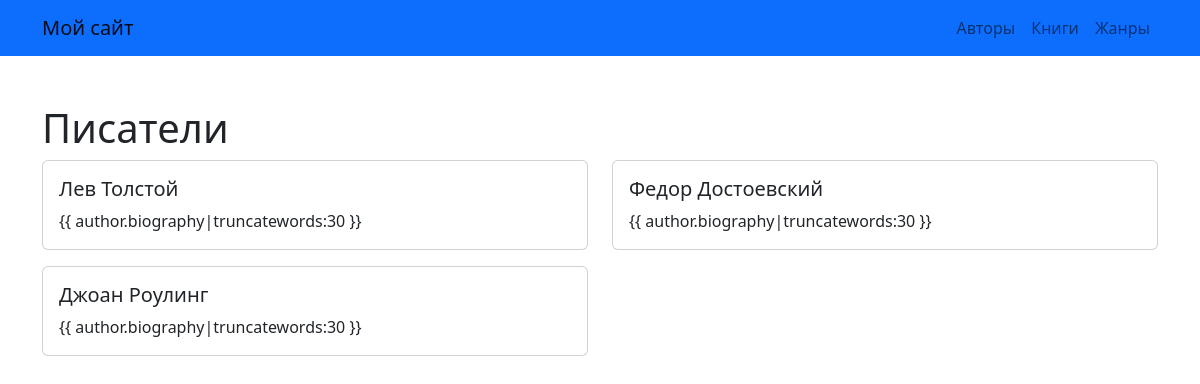
Screenshot of /authors/ with the database file from the repository.
### myapp/models.py (models this page shows)
class Author(models.Model):
    first_name = models.CharField(max_length=50)
    last_name = models.CharField(max_length=50)
    biography = models.TextField(blank=True)

### myapp/views.py (the view)
# urls.py: path('authors/', authors, name='authors'),
def authors(request):
    authors = Author.objects.all()
    context = {
        'authors': authors
    }
    return render(request, 'authors.html', context)

### myapp/templates/authors.html
{% extends 'base.html' %} {% block content %}
<div class="container mt-5">
    <h1>Писатели</h1>
    <div class="row">
        {% for author in authors %}
        <div class="col-md-6">
            <div class="card mb-3">
                <div class="card-body">
                    <h5 class="card-title">
                        {{ author.first_name }} {{ author.last_name }}
                    </h5>
                    <p class="card-text">
                        {% if author.biography %} {{
                        author.biography|truncatewords:30 }} {% else %}
                        Биографии пока нет {% endif %}
                    </p>
                </div>
            </div>
        </div>
        {% endfor %}
    </div>
</div>
{% endblock %}

### myapp/templates/base.html (shortened to what this page needs)
{% load static %}
<!doctype html>
<html lang="ru">
    <head>
        <link
            href="https://cdn.jsdelivr.net/npm/bootstrap@5.2.0/dist/css/bootstrap.min.css"
            rel="stylesheet"
        />
    </head>
    <body>
        <nav class="navbar navbar-expand-lg bg-primary">
            <div class="container">
                <a class="navbar-brand" href="#">Мой сайт</a>
                <div class="collapse navbar-collapse" id="navbarNav">
                    <ul class="navbar-nav ms-auto">
                        <li class="nav-item">
                            <a class="nav-link" href="{% url 'authors' %}"
                                >Авторы</a
                            >
                        </li>
                        <li class="nav-item">
                            <a class="nav-link" href="{% url 'books' %}"
                                >Книги</a
                            >
                        </li>
                        <li class="nav-item">
                            <a class="nav-link" href="{% url 'genres' %}"
                                >Жанры</a
                            >
                        </li>
                    </ul>
                </div>
            </div>
        </nav>
        {% block content %} {% endblock %}
    </body>
</html>

### rows the page displays
Author: first_name "Лев", last_name "Толстой", shows "{{ author.biography|truncatewords:30 }}"
Author: first_name "Федор", last_name "Достоевский", shows "{{ author.biography|truncatewords:30 }}"
Author: first_name "Джоан", last_name "Роулинг", shows "{{ author.biography|truncatewords:30 }}"
